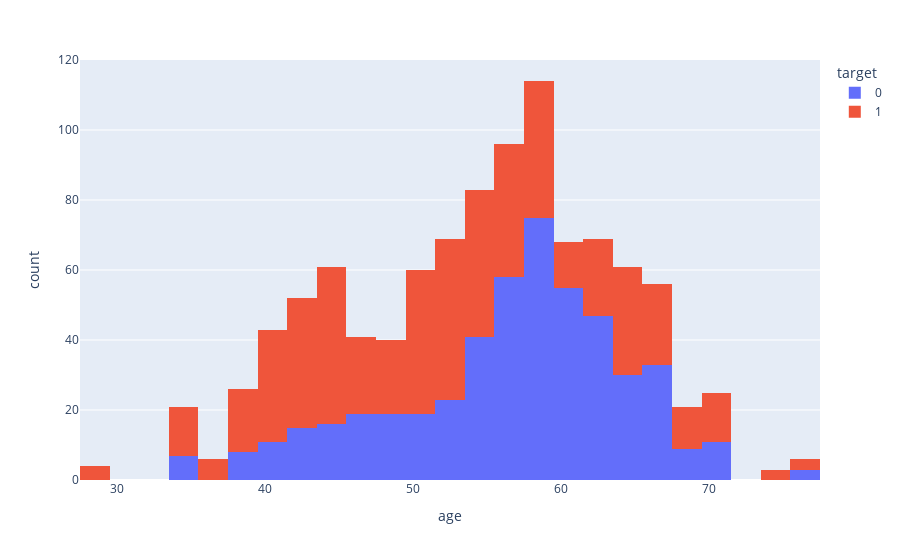

The code cell stored with this chart in its notebook:
### Code cell
px.histogram(heart_data,x='age',color='target')

### Figure 1 — Plotly figure (JSON) as saved in the notebook; plotly's stock layout.template omitted (floating-point values rounded to 4 significant figures; data arrays with more than 128 entries replaced by an {"elided": "..."} marker saying what was removed)
{"data": [{"alignmentgroup": "True", "bingroup": "x", "hovertemplate": "target=0<br>age=%{x}<br>count=%{y}<extra></extra>", "legendgroup": "0", "marker": {"color": "#636efa", "pattern": {"shape": ""}}, "name": "0", "offsetgroup": "0", "orientation": "v", "showlegend": true, "type": "histogram", "x": {"elided": "499 int values"}, "xaxis": "x", "yaxis": "y"}, {"alignmentgroup": "True", "bingroup": "x", "hovertemplate": "target=1<br>age=%{x}<br>count=%{y}<extra></extra>", "legendgroup": "1", "marker": {"color": "#EF553B", "pattern": {"shape": ""}}, "name": "1", "offsetgroup": "1", "orientation": "v", "showlegend": true, "type": "histogram", "x": {"elided": "526 int values"}, "xaxis": "x", "yaxis": "y"}], "layout": {"autosize": true, "barmode": "relative", "legend": {"title": {"text": "target"}, "tracegroupgap": 0}, "margin": {"t": 60}, "xaxis": {"anchor": "y", "autorange": true, "domain": [0, 1], "range": [27.5, 77.5], "title": {"text": "age"}, "type": "linear"}, "yaxis": {"anchor": "x", "autorange": true, "domain": [0, 1], "range": [0, 120], "title": {"text": "count"}}}}
